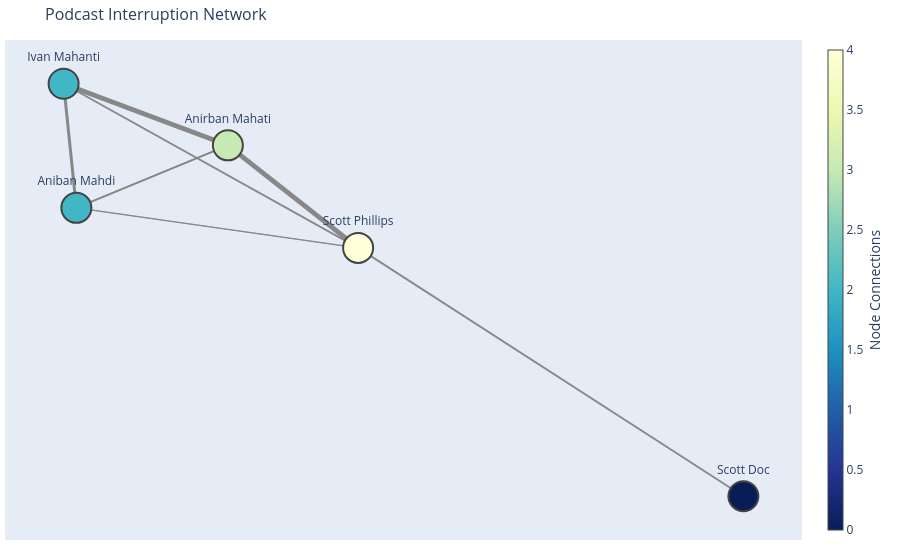

The notebook cell saved with this chart:
### Code cell
#create interruption graph
G = nx.DiGraph()
for row in edges.itertuples():
    G.add_edge(row.interrupter, row.interrupted, weight=row.count)

pos = nx.spring_layout(G, k=0.5, seed=48)
nx.set_node_attributes(G, pos, 'pos')

edge_traces = []
for u, v, d in G.edges(data=True):
    x0, y0 = G.nodes[u]['pos']
    x1, y1 = G.nodes[v]['pos']
    edge_width = d['weight'] * 0.1  
    edge_trace = go.Scatter(
        x=[x0, x1],
        y=[y0, y1],
        line=dict(width=edge_width, color='#888'),
        hoverinfo='text',
        mode='lines'
    )
    edge_traces.append(edge_trace)

node_x = []
node_y = []
for node in G.nodes():
    x, y = G.nodes[node]['pos']
    node_x.append(x)
    node_y.append(y)

node_trace = go.Scatter(
    x=node_x, y=node_y,
    mode='markers+text',         
    text=[node for node in G.nodes()],  
    textposition='top center',
    hoverinfo='text',
    marker=dict(
        showscale=True,
        colorscale='YlGnBu',
        reversescale=True,
        color=[],
        size=30,
        colorbar=dict(
            thickness=15,
            title=dict(
                text='Node Connections',
                side='right'
            ),
            xanchor='left',
        ),
        line_width=2
    )
)

node_adjacencies = []
node_text = []

for node, adjacencies in G.adjacency():
    node_adjacencies.append(len(adjacencies))  
    node_text.append(f'{node}<br># of connections: {len(adjacencies)}')

node_trace.marker.color = node_adjacencies
node_trace.text = [node for node in G.nodes()]  
node_trace.hovertext = node_text                
fig = go.Figure(data=edge_traces + [node_trace],
                layout=go.Layout(
                    title=dict(
                        text="Podcast Interruption Network",
                        font=dict(size=16)
                    ),
                    showlegend=False,
                    hovermode='closest',
                    margin=dict(b=20,l=5,r=5,t=40),
                    xaxis=dict(showgrid=False, zeroline=False, showticklabels=False),
                    yaxis=dict(showgrid=False, zeroline=False, showticklabels=False))
               )

fig.show()

### Figure 1 — Plotly figure (JSON) as saved in the notebook; plotly's stock layout.template omitted (floating-point values rounded to 4 significant figures)
{"data": [{"hoverinfo": "text", "line": {"color": "#888", "width": 1.2}, "mode": "lines", "type": "scatter", "x": [-0.4696, -0.1425], "y": [0.1092, 0.3494]}, {"hoverinfo": "text", "line": {"color": "#888", "width": 1.2}, "mode": "lines", "type": "scatter", "x": [-0.4696, 0.1387], "y": [0.1092, -0.04486]}, {"hoverinfo": "text", "line": {"color": "#888", "width": 1.8}, "mode": "lines", "type": "scatter", "x": [-0.1425, -0.4696], "y": [0.3494, 0.1092]}, {"hoverinfo": "text", "line": {"color": "#888", "width": 1.2}, "mode": "lines", "type": "scatter", "x": [-0.1425, -0.4971], "y": [0.3494, 0.5863]}, {"hoverinfo": "text", "line": {"color": "#888", "width": 3.6}, "mode": "lines", "type": "scatter", "x": [-0.1425, 0.1387], "y": [0.3494, -0.04486]}, {"hoverinfo": "text", "line": {"color": "#888", "width": 0.6}, "mode": "lines", "type": "scatter", "x": [0.1387, -0.4696], "y": [-0.04486, 0.1092]}, {"hoverinfo": "text", "line": {"color": "#888", "width": 4.8}, "mode": "lines", "type": "scatter", "x": [0.1387, -0.1425], "y": [-0.04486, 0.3494]}, {"hoverinfo": "text", "line": {"color": "#888", "width": 1.8}, "mode": "lines", "type": "scatter", "x": [0.1387, -0.4971], "y": [-0.04486, 0.5863]}, {"hoverinfo": "text", "line": {"color": "#888", "width": 1.8}, "mode": "lines", "type": "scatter", "x": [0.1387, 0.9705], "y": [-0.04486, -1]}, {"hoverinfo": "text", "line": {"color": "#888", "width": 3}, "mode": "lines", "type": "scatter", "x": [-0.4971, -0.4696], "y": [0.5863, 0.1092]}, {"hoverinfo": "text", "line": {"color": "#888", "width": 4.8}, "mode": "lines", "type": "scatter", "x": [-0.4971, -0.1425], "y": [0.5863, 0.3494]}, {"hoverinfo": "text", "hovertext": ["Aniban Mahdi<br># of connections: 2", "Anirban Mahati<br># of connections: 3", "Scott Phillips<br># of connections: 4", "Ivan Mahanti<br># of connections: 2", "Scott Doc<br># of connections: 0"], "marker": {"color": [2, 3, 4, 2, 0], "colorbar": {"thickness": 15, "title": {"side": "right", "text": "Node Connections"}, "xanchor": "left"}, "colorscale": [[0, "rgb(255,255,217)"], [0.125, "rgb(237,248,177)"], [0.25, "rgb(199,233,180)"], [0.375, "rgb(127,205,187)"], [0.5, "rgb(65,182,196)"], [0.625, "rgb(29,145,192)"], [0.75, "rgb(34,94,168)"], [0.875, "rgb(37,52,148)"], [1, "rgb(8,29,88)"]], "line": {"width": 2}, "reversescale": true, "showscale": true, "size": 30}, "mode": "markers+text", "text": ["Aniban Mahdi", "Anirban Mahati", "Scott Phillips", "Ivan Mahanti", "Scott Doc"], "textposition": "top center", "type": "scatter", "x": [-0.4696, -0.1425, 0.1387, -0.4971, 0.9705], "y": [0.1092, 0.3494, -0.04486, 0.5863, -1]}], "layout": {"hovermode": "closest", "margin": {"b": 20, "l": 5, "r": 5, "t": 40}, "showlegend": false, "title": {"font": {"size": 16}, "text": "Podcast Interruption Network"}, "xaxis": {"showgrid": false, "showticklabels": false, "zeroline": false}, "yaxis": {"showgrid": false, "showticklabels": false, "zeroline": false}}}
